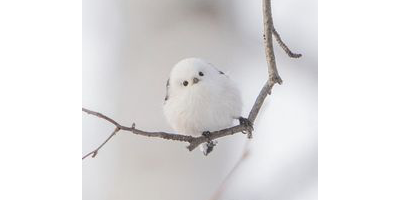
//> input picture bird3.png, 400 x 200 px
$ ./bitwise_and   (built with g++ and OpenCV 4)
//> lines starting //> are read from the running program, lines starting //| are printed output that depends on the picture
#include "opencv2/opencv.hpp"
#include <iostream>

using namespace cv;
using namespace std;

int main()
{
	Mat img1, mask;

	img1 = imread("C:/DevCpp/OpenCVex/bird3.png", IMREAD_COLOR);
//> img1 is the input picture: 200 rows x 400 cols, CV_8UC3; mean B, G, R 224.4, 223.9, 225.2
	if (img1.empty()) { cout << "영상1을 로드할 수 없습니다." << endl; return -1; }
	mask = imread("C:/DevCpp/OpenCVex/mask.png", IMREAD_COLOR);
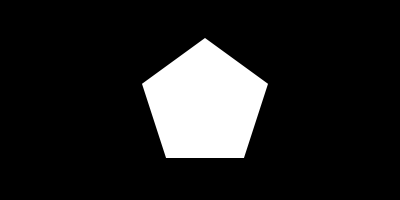
//> input picture mask.png, 400 x 200 px
//> mask is the input picture: 200 rows x 400 cols, CV_8UC3; min 0, max 255, mean 33.3
	if (mask.empty()) { cout << "영상2를 로드할 수 없습니다." << endl; return -1; }

	Mat dst = img1.clone();
	imshow("img1", img1);
	imshow("mask", mask);

	bitwise_and(img1, mask, dst);
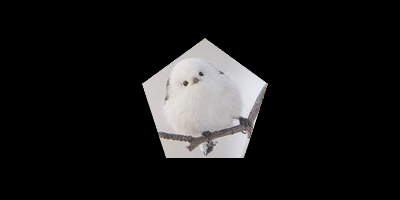
//> dst: 200 rows x 400 cols, CV_8UC3; mean B, G, R 24.5, 24.5, 25
	imshow("dst", dst);
	waitKey(0);
	return 0;
}
